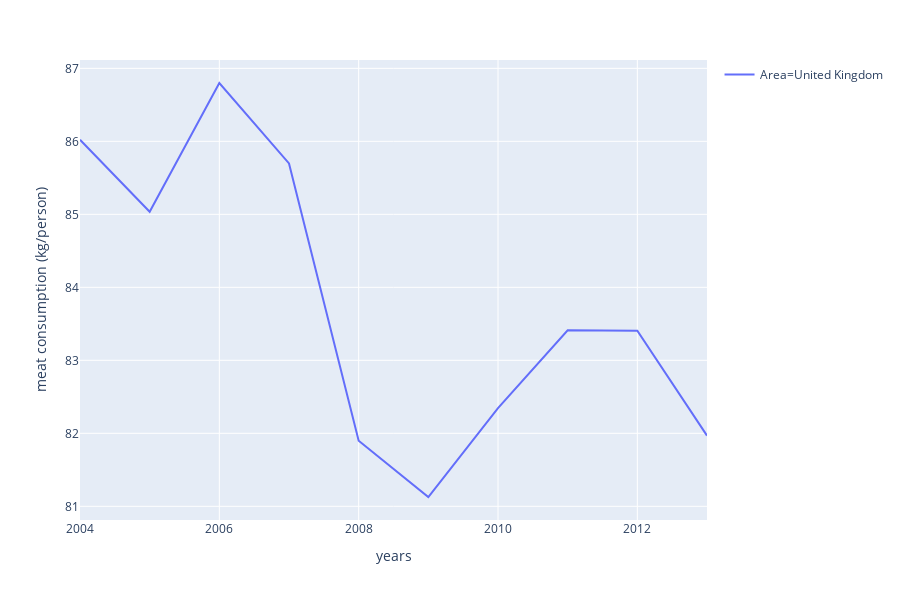

The notebook cell saved with this chart:
### Code cell
fig = px.line(df_fao, x="years", y='meat consumption (kg/person)', color='Area')
#fig.update_xaxes(title_text='Years')
#fig.update_yaxes(title_text='All meats consumption per 1000 tons')
fig.show()

### Figure 1 — Plotly figure (JSON) as saved in the notebook; plotly's stock layout.template omitted (floating-point values rounded to 4 significant figures)
{"data": [{"hoverlabel": {"namelength": 0}, "hovertemplate": "Area=United Kingdom<br>years=%{x}<br>meat consumption (kg/person)=%{y}", "legendgroup": "Area=United Kingdom", "line": {"color": "#636efa", "dash": "solid"}, "mode": "lines", "name": "Area=United Kingdom", "showlegend": true, "type": "scatter", "x": [2004, 2005, 2006, 2007, 2008, 2009, 2010, 2011, 2012, 2013], "xaxis": "x", "y": [86.02, 85.04, 86.8, 85.7, 81.9, 81.13, 82.35, 83.41, 83.41, 81.97], "yaxis": "y"}], "layout": {"height": 600, "legend": {"tracegroupgap": 0}, "margin": {"t": 60}, "xaxis": {"anchor": "y", "domain": [0, 1], "title": {"text": "years"}}, "yaxis": {"anchor": "x", "domain": [0, 1], "title": {"text": "meat consumption (kg/person)"}}}}
